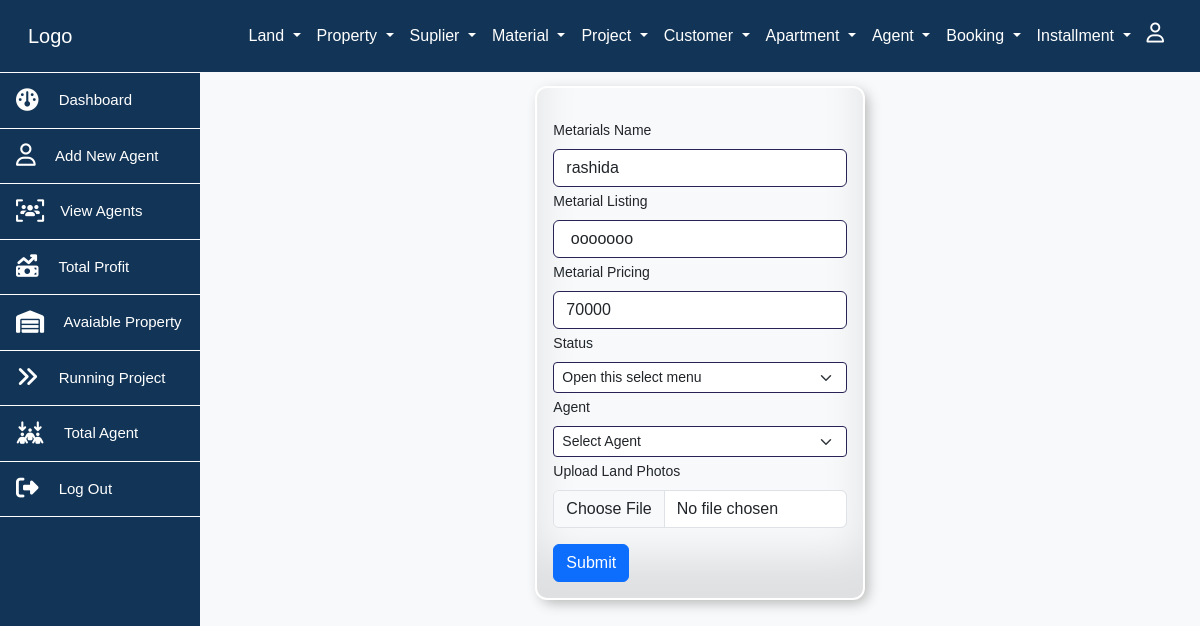
Screenshot of /pages/metarial/mupdate.php?id=6 with the database file from the repository.
### tables this page shows
CREATE TABLE `metarial` (
  `metarial_id` int(101) NOT NULL,
  `metarial_name` varchar(100) NOT NULL,
  `metarial_listing` varchar(100) NOT NULL,
  `metarial_price` varchar(100) NOT NULL,
  `metarial_agent_id` int(50) NOT NULL,
  `metarial_img` varchar(100) NOT NULL,
  `ls_id` int(11) NOT NULL,
  `land_agent_id` int(11) NOT NULL,
  `land_img` varchar(500) NOT NULL
);

### pages/metarial/mupdate.php (the view, shortened to what this page needs)
<?php include('../../includes/conf.php');
?>
<?php
    $id=$_GET['id'];
    $sql = "SELECT * FROM metarial where metarial_id = $id";
    $result = $conn->query($sql);
    $row = $result->fetch_assoc();
?>
<div class="col-md-10  container d-flex justify-content-center bg-light ">
 <div class="col-md-3"></div>
 <div class="col-md-4">
 <form method="post" class="col-md-12 bg-light mt-3 pdiv" enctype="multipart/form-data">
  <div class=" p-3">
    <div>
      <label for="metaril" class="form-label mt-3">Metarials Name</label>
      <input type="text" class="form-control mb-1 in" id="metaril" name="mname" value="<?= $row['metarial_name']?>">
    </div>
    <div>
      <label for="mlist" class="form-label">Metarial Listing</label>
      <input type="text" class="form-control mb-1 in" id="mlist" name="mliname" value="<?= $row['metarial_listing']?>">
    </div>
    <div>
      <label for="mprice" class="form-label">Metarial Pricing</label>
      <input type="text" class="form-control mb-1 in" id="mprice" name="mpname" value="<?= $row['metarial_price']?>">
    </div>
    <div>
    <label for="larea" class="form-label">Status</label>
      <select class="form-select form-select-sm in mb-1" name="status" aria-label=".form-select-sm example">
      <option selected>Open this select menu</option>
      </select>
    </div>
    <div>
    <label for="larea" class="form-label">Agent</label>
      <select class="form-select form-select-sm in mb-1" name="agent" aria-label=".form-select-sm example">
      <option selected>Select Agent</option>
      </select>
    </div>
    <div class="mb-3">
      <label for="formFile" class="form-label">Upload Land Photos</label>
      <input class="form-control" type="file" id="formFile" name='pic'>
  </div>
    <button type="submit" class="btn btn-primary" name="sub">Submit</button>
  </form>
 </div>
 </div>
 <div class="col-md-3"></div>
</div>

### rows the page displays
metarial: mname "rashida", mliname "ooooooo", mpname "70000"
